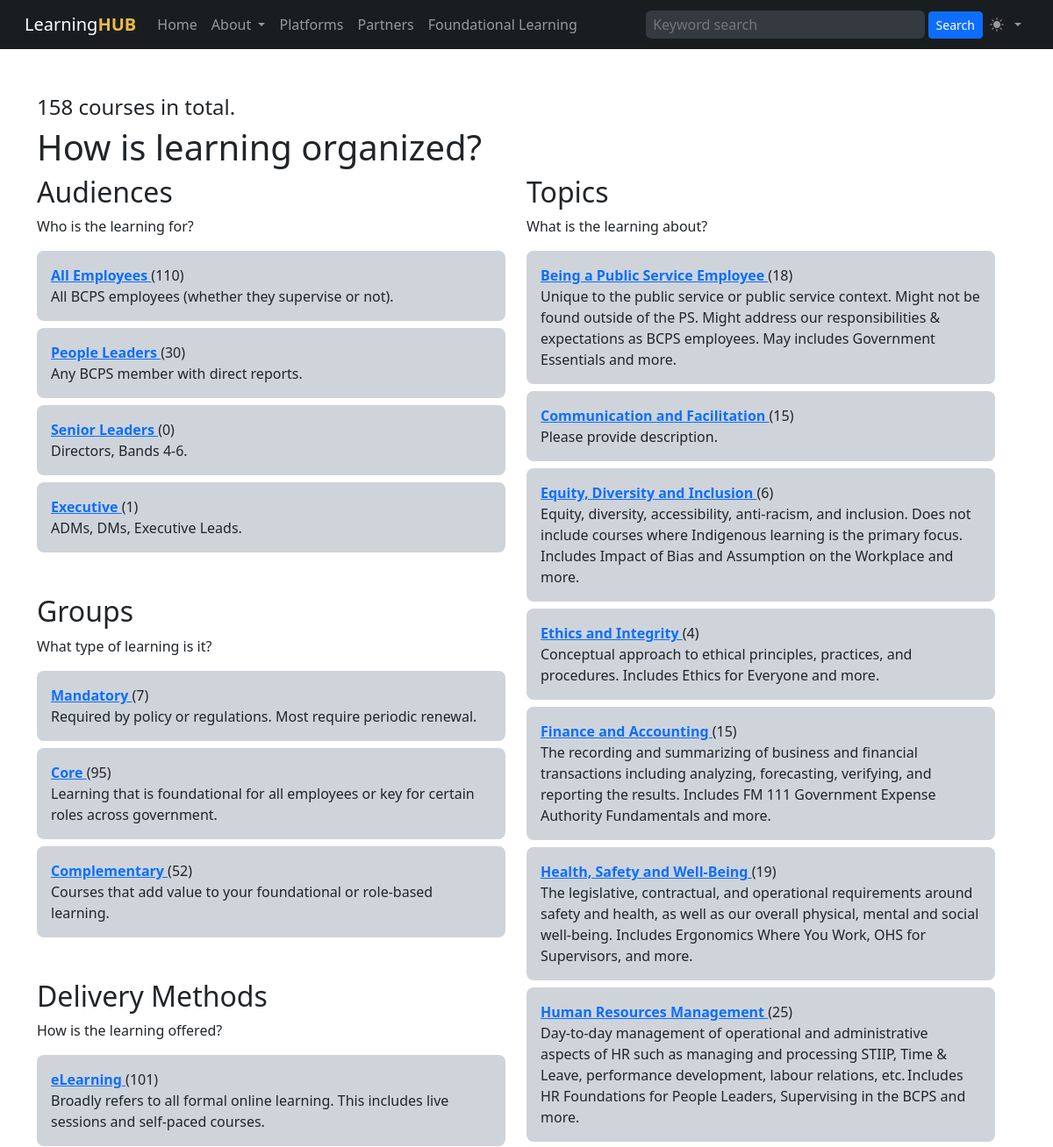
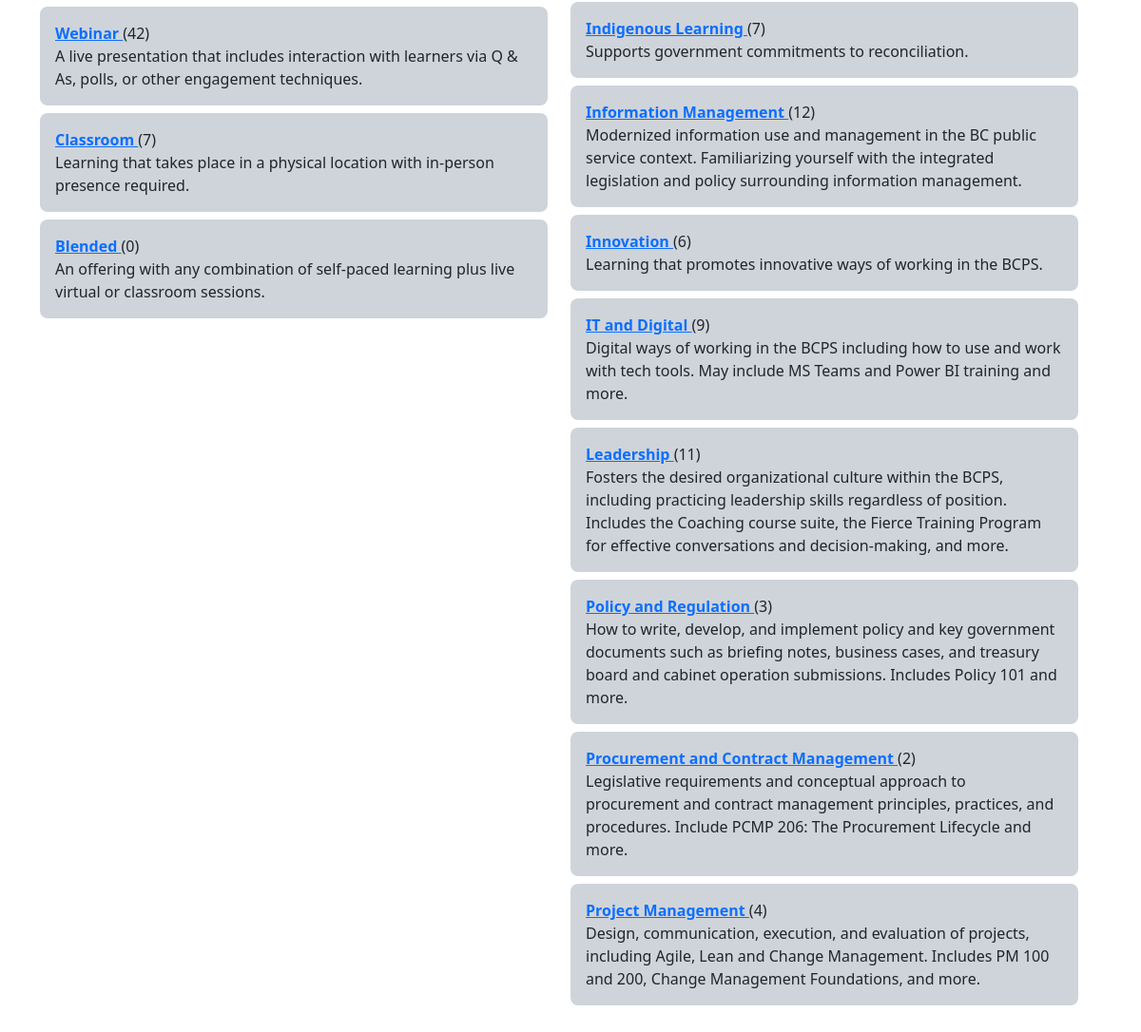
The page / on the database its author committed (2 pictures, top to bottom).
### tables this page shows
CREATE TABLE "audiences" (
    "id" INTEGER PRIMARY KEY AUTOINCREMENT NOT NULL,
    "created" DATETIME,
    "modified" DATETIME,
    "sortorder" INTEGER,
    "name" VARCHAR,
    "slug" VARCHAR,
    "description" VARCHAR,
    "icon" VARCHAR,
    "color" VARCHAR
);

CREATE TABLE "groups" (
    "id" INTEGER PRIMARY KEY AUTOINCREMENT NOT NULL,
    "created" DATETIME,
    "modified" DATETIME,
    "sortorder" INTEGER,
    "name" VARCHAR,
    "slug" VARCHAR,
    "description" VARCHAR,
    "icon" VARCHAR,
    "color" VARCHAR
);

CREATE TABLE "delivery_methods" (
    "id" INTEGER PRIMARY KEY AUTOINCREMENT NOT NULL,
    "created" DATETIME,
    "modified" DATETIME,
    "sortorder" INTEGER,
    "name" VARCHAR,
    "slug" VARCHAR,
    "description" VARCHAR,
    "icon" VARCHAR,
    "color" VARCHAR
);

CREATE TABLE "topics" (
    "id" INTEGER PRIMARY KEY AUTOINCREMENT NOT NULL,
    "created" DATETIME,
    "modified" DATETIME,
    "sortorder" INTEGER,
    "name" VARCHAR,
    "slug" VARCHAR,
    "description" VARCHAR,
    "icon" VARCHAR,
    "color" VARCHAR
);

### index.php (the view, shortened to what this page needs)
<?php
$db = new SQLite3('courses.sqlite', SQLITE3_OPEN_CREATE | SQLITE3_OPEN_READWRITE);
$db->enableExceptions(true);
?>
<?php require('template/header.php') ?>
<div class="container">
<div class="row">
<div class="col-md-12">
    <?php
    $statement = $db->prepare('SELECT COUNT(id) FROM courses;');
    $result = $statement->execute();
    $coursecount = $result->fetchArray();
    ?>
    <div class="mb-1 fs-4"><?= $coursecount[0] ?> courses in total.</div>
    <h1>How is learning organized?</h1>
</div>
<div class="row">
<div class="col-md-6">
<h2>Audiences</h2>
<p>Who is the learning for?</p>
<?php
$statement = $db->prepare('SELECT a.id, a.slug, a.name, a.description, COUNT(c.id) as ccount FROM audiences a LEFT JOIN courses c ON c.audience_id = a.id GROUP BY a.id, a.name;');
$result = $statement->execute();
?>
<?php while ($row = $result->fetchArray()): ?>
    <?php if($row['id'] == 1) continue ?>
    <div class="p-3 mb-2 bg-dark-subtle rounded-3">
        <div>
            <a class="fw-bold" href="filter.php?audience=<?= $row['id'] ?>">
                <?= $row['name'] ?>
            </a> (<?= $row['ccount'] ?>)
        </div>
        <div><?= $row['description'] ?></div>
    </div>
<?php endwhile ?>
<h2 class="mt-5">Groups</h2>
<p>What type of learning is it?</p>
<?php
$statement = $db->prepare('SELECT g.id, g.name, g.slug, g.description, COUNT(c.id) as ccount FROM groups g LEFT JOIN courses c ON g.id = c.group_id GROUP BY g.id, g.name;');
$result = $statement->execute();
?>
<?php while ($row = $result->fetchArray()): ?>
    <?php if($row['id'] == 1) continue ?>
    <div class="p-3 mb-2 bg-dark-subtle rounded-3">
     <div>
        <a class="fw-bold" href="filter.php?group=<?= $row['id'] ?>">
            <?= $row['name'] ?>
        </a> (<?= $row['ccount'] ?>)
    </div>
    <div><?= $row['description'] ?></div>
    </div>
<?php endwhile ?>
<h2 class="mt-5">Delivery Methods</h2>
<p>How is the learning offered?</p>
<?php
$statement = $db->prepare('SELECT dm.id, dm.name, dm.slug, dm.description, COUNT(c.id) AS ccount FROM delivery_methods dm LEFT JOIN courses c ON dm.id = c.dmethod_id GROUP BY dm.id, dm.name;');
$result = $statement->execute();
?>
<?php while ($row = $result->fetchArray()): ?>
    <?php if($row['id'] == 1) continue ?>
    <div class="p-3 mb-2 bg-dark-subtle rounded-3">
        <div>
            <a class="fw-bold" href="filter.php?delivery_method=<?= $row['id'] ?>">
                <?= $row['name'] ?>
            </a> (<?= $row['ccount'] ?>)
        </div>
        <div><?= $row['description'] ?></div>
    </div>
<?php endwhile ?>
</div>
<div class="col-md-6">
<h2>Topics</h2>
<p>What is the learning about?</p>
<?php
$statement = $db->prepare('SELECT t.id, t.name, t.description, COUNT(c.id) AS ccount FROM topics t LEFT JOIN courses c ON t.id = c.topic_id GROUP BY t.id, t.name;');
$result = $statement->execute();
?>
<?php while ($row = $result->fetchArray()): ?>
    <?php if($row['id'] == 1) continue ?>
    <div class="p-3 mb-2 bg-dark-subtle rounded-3">
    <div>
        <a class="fw-bold" href="filter.php?topic[]=<?= $row['id'] ?>">
            <?= $row['name'] ?>
        </a> (<?= $row['ccount'] ?>)
    </div>
    <div><?= $row['description'] ?></div>
    </div>
<?php endwhile ?>
</div>
</div>
</div>
<?php require('template/footer.php') ?>

### template/header.php (shortened to what this page needs)
<!doctype html>
<html data-bs-theme="auto">
<head>
<link href="https://cdn.jsdelivr.net/npm/bootstrap@5.3.3/dist/css/bootstrap.min.css" rel="stylesheet">
<link rel="stylesheet" href="https://cdn.jsdelivr.net/npm/bootstrap-icons@1.11.3/font/bootstrap-icons.min.css">
</head>
<body>
<nav class="navbar bg-dark-subtle sticky-top navbar-expand-lg px-3 mb-5" data-bs-theme="dark" role="navigation" aria-label="Primary menu">
<div class="container-fluid">
    <a href="index.php" class="wordmark navbar-brand order-lg-first me-lg-3">
        Learning<span style="color: #ebba44; font-weight: bold;">HUB</span>
    </a>
    <div class="collapse navbar-collapse" id="navbarSupportedContent">
        <ul class="navbar-nav mb-2 mb-lg-0 order-1 order-lg-2">
            <li class="nav-item">
                <a class="nav-link" aria-current="page" href="index.php">Home</a>
            </li>
            <li class="nav-item dropdown">
                <a class="nav-link dropdown-toggle" href="about/" role="button" data-bs-toggle="dropdown" aria-expanded="false">
                  About
                </a>
            </li>
            <li class="nav-item">
                <a class="nav-link" href="learning-systems/">
                    Platforms
                  </a>
            </li>
            <li class="nav-item">
                <a class="nav-link" href="learning-systems/">
                    Partners
                  </a>
            </li>
            <li class="nav-item">
                <a class="nav-link" href="course/">
                  Foundational Learning
                </a>
            </li>
        </ul>
    </div>
    <form method="get" action="/filter.php" class="collapse navbar-collapse mt-1 mt-lg-0" role="search" id="navbarSearch">
        <input type="search"
                id="s"
                class="s px-2 py-1 bg-light-subtle flex-grow-1 flex-shrink-1 me-1 rounded-2 border-0"
                name="s"
                placeholder="Keyword search"
                required
                value="<?php if(!empty($_GET['s'])) echo htmlspecialchars($_GET['s']) ?>">
        <button class="btn btn-sm btn-primary" type="submit" class="searchsubmit" aria-label="Submit Search">
            Search
        </button>
    </form>
    <ul class="navbar-nav mb-2 mb-lg-0">
    <li class="nav-item dropdown">
            <button class="btn btn-link nav-link ml-3 py-2 px-0 px-lg-2 dropdown-toggle d-flex align-items-center" id="bd-theme" type="button" aria-expanded="false" data-bs-toggle="dropdown" data-bs-display="static" aria-label="Toggle theme (dark)">
              <span class="theme-icon-active"><i class="me-2"></i></span>
            </button>
        </li>
    </ul>
</div>
</nav>

### template/footer.php
</body>
</html>

### rows shown on the page
audiences: name "All Employees", ccount "110", description "All BCPS employees (whether they supervise or not)."
audiences: name "People Leaders", ccount "30", description "Any BCPS member with direct reports."
audiences: name "Senior Leaders", ccount "0", description "Directors, Bands 4-6."
audiences: name "Executive", ccount "1", description "ADMs, DMs, Executive Leads."
groups: name "Mandatory", ccount "7", description "Required by policy or regulations. Most require periodic renewal."
groups: name "Core", ccount "95", description "Learning that is foundational for all employees or key for certain roles across government."
groups: name "Complementary", ccount "52", description "Courses that add value to your foundational or role-based learning."
delivery_methods: name "eLearning", ccount "101", description "Broadly refers to all formal online learning. This includes live sessions and self-paced courses."
delivery_methods: name "Webinar", ccount "42", description "A live presentation that includes interaction with learners via Q & As, polls, or other engagement techniques."
delivery_methods: name "Classroom", ccount "7", description "Learning that takes place in a physical location with in-person presence required."
delivery_methods: name "Blended", ccount "0", description "An offering with any combination of self-paced learning plus live virtual or classroom sessions."
topics: name "Being a Public Service Employee", ccount "18", description "Unique to the public service or public service context. Might not be found outside of the PS. Might address our responsibilities & expectations as BCPS employees. May includes Government Essentials and more."
topics: name "Communication and Facilitation", ccount "15", description "Please provide description."
topics: name "Equity, Diversity and Inclusion", ccount "6", description "Equity, diversity, accessibility, anti-racism, and inclusion. Does not include courses where Indigenous learning is the primary focus. Includes Impact of Bias and Assumption on the Workplace and more."
topics: name "Ethics and Integrity", ccount "4", description "Conceptual approach to ethical principles, practices, and procedures. Includes Ethics for Everyone and more."
topics: name "Finance and Accounting", ccount "15", description "The recording and summarizing of business and financial transactions including analyzing, forecasting, verifying, and reporting the results. Includes FM 111 Government Expense Authority Fundamentals and more."
topics: name "Health, Safety and Well-Being", ccount "19", description "The legislative, contractual, and operational requirements around safety and health, as well as our overall physical, mental and social well-being. Includes Ergonomics Where You Work, OHS for Supervisors, and more."
topics: name "Human Resources Management", ccount "25", description "Day-to-day management of operational and administrative aspects of HR such as managing and processing STIIP, Time & Leave, performance development, labour relations, etc. Includes HR Foundations for People Leaders, Supervising in the BCPS and more."
topics: name "Indigenous Learning", ccount "7", description "Supports government commitments to reconciliation."
topics: name "Information Management", ccount "12", description "Modernized information use and management in the BC public service context. Familiarizing yourself with the integrated legislation and policy surrounding information management."
topics: name "Innovation", ccount "6", description "Learning that promotes innovative ways of working in the BCPS."
topics: name "IT and Digital", ccount "9", description "Digital ways of working in the BCPS including how to use and work with tech tools. May include MS Teams and Power BI training and more."
topics: name "Leadership", ccount "11", description "Fosters the desired organizational culture within the BCPS, including practicing leadership skills regardless of position. Includes the Coaching course suite, the Fierce Training Program for effective conversations and decision-making, and more."
topics: name "Policy and Regulation", ccount "3", description "How to write, develop, and implement policy and key government documents such as briefing notes, business cases, and treasury board and cabinet operation submissions. Includes Policy 101 and more."
topics: name "Procurement and Contract Management", ccount "2", description "Legislative requirements and conceptual approach to procurement and contract management principles, practices, and procedures. Include PCMP 206: The Procurement Lifecycle and more."
topics: name "Project Management", ccount "4", description "Design, communication, execution, and evaluation of projects, including Agile, Lean and Change Management. Includes PM 100 and 200, Change Management Foundations, and more."

### other values the page prints
$coursecount[0] "158"
